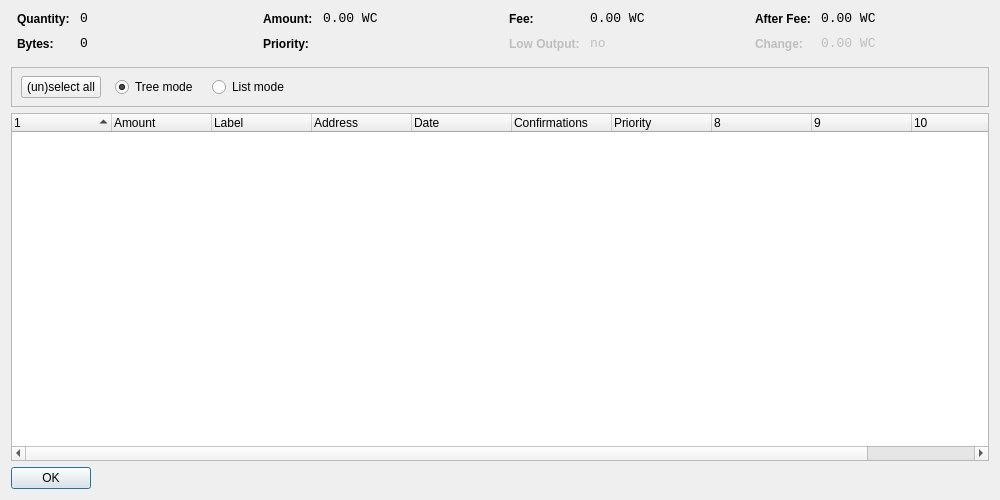
<?xml version="1.0" encoding="UTF-8"?>
<ui version="4.0">
 <class>CoinControlDialog</class>
 <widget class="QDialog" name="CoinControlDialog">
  <property name="geometry">
   <rect>
    <x>0</x>
    <y>0</y>
    <width>1000</width>
    <height>500</height>
   </rect>
  </property>
  <property name="windowTitle">
   <string>Coin Control</string>
  </property>
  <layout class="QVBoxLayout" name="verticalLayout">
   <item>
    <layout class="QHBoxLayout" name="horizontalLayoutTop" stretch="0,0,0,0">
     <property name="topMargin">
      <number>0</number>
     </property>
     <property name="bottomMargin">
      <number>10</number>
     </property>
     <item>
      <layout class="QFormLayout" name="formLayoutCoinControl1">
       <property name="horizontalSpacing">
        <number>10</number>
       </property>
       <property name="verticalSpacing">
        <number>10</number>
       </property>
       <property name="leftMargin">
        <number>6</number>
       </property>
       <property name="rightMargin">
        <number>6</number>
       </property>
       <item row="0" column="0">
        <widget class="QLabel" name="labelCoinControlQuantityText">
         <property name="styleSheet">
          <string notr="true">font-weight:bold;</string>
         </property>
         <property name="text">
          <string>Quantity:</string>
         </property>
        </widget>
       </item>
       <item row="0" column="1">
        <widget class="QLabel" name="labelCoinControlQuantity">
         <property name="font">
          <font>
           <family>Monospace</family>
           <pointsize>10</pointsize>
          </font>
         </property>
         <property name="cursor">
          <cursorShape>IBeamCursor</cursorShape>
         </property>
         <property name="contextMenuPolicy">
          <enum>Qt::ActionsContextMenu</enum>
         </property>
         <property name="text">
          <string notr="true">0</string>
         </property>
         <property name="textInteractionFlags">
          <set>Qt::LinksAccessibleByMouse|Qt::TextSelectableByKeyboard|Qt::TextSelectableByMouse</set>
         </property>
        </widget>
       </item>
       <item row="1" column="0">
        <widget class="QLabel" name="labelCoinControlBytesText">
         <property name="styleSheet">
          <string notr="true">font-weight:bold;</string>
         </property>
         <property name="text">
          <string>Bytes:</string>
         </property>
        </widget>
       </item>
       <item row="1" column="1">
        <widget class="QLabel" name="labelCoinControlBytes">
         <property name="font">
          <font>
           <family>Monospace</family>
           <pointsize>10</pointsize>
          </font>
         </property>
         <property name="cursor">
          <cursorShape>IBeamCursor</cursorShape>
         </property>
         <property name="contextMenuPolicy">
          <enum>Qt::ActionsContextMenu</enum>
         </property>
         <property name="text">
          <string notr="true">0</string>
         </property>
         <property name="textInteractionFlags">
          <set>Qt::LinksAccessibleByMouse|Qt::TextSelectableByKeyboard|Qt::TextSelectableByMouse</set>
         </property>
        </widget>
       </item>
      </layout>
     </item>
     <item>
      <layout class="QFormLayout" name="formLayoutCoinControl2">
       <property name="horizontalSpacing">
        <number>10</number>
       </property>
       <property name="verticalSpacing">
        <number>10</number>
       </property>
       <property name="leftMargin">
        <number>6</number>
       </property>
       <property name="rightMargin">
        <number>6</number>
       </property>
       <item row="0" column="0">
        <widget class="QLabel" name="labelCoinControlAmountText">
         <property name="styleSheet">
          <string notr="true">font-weight:bold;</string>
         </property>
         <property name="text">
          <string>Amount:</string>
         </property>
        </widget>
       </item>
       <item row="0" column="1">
        <widget class="QLabel" name="labelCoinControlAmount">
         <property name="font">
          <font>
           <family>Monospace</family>
           <pointsize>10</pointsize>
          </font>
         </property>
         <property name="cursor">
          <cursorShape>IBeamCursor</cursorShape>
         </property>
         <property name="contextMenuPolicy">
          <enum>Qt::ActionsContextMenu</enum>
         </property>
         <property name="text">
          <string notr="true">0.00 WC</string>
         </property>
         <property name="textInteractionFlags">
          <set>Qt::LinksAccessibleByMouse|Qt::TextSelectableByKeyboard|Qt::TextSelectableByMouse</set>
         </property>
        </widget>
       </item>
       <item row="1" column="0">
        <widget class="QLabel" name="labelCoinControlPriorityText">
         <property name="styleSheet">
          <string notr="true">font-weight:bold;</string>
         </property>
         <property name="text">
          <string>Priority:</string>
         </property>
        </widget>
       </item>
       <item row="1" column="1">
        <widget class="QLabel" name="labelCoinControlPriority">
         <property name="font">
          <font>
           <family>Monospace</family>
           <pointsize>10</pointsize>
          </font>
         </property>
         <property name="cursor">
          <cursorShape>IBeamCursor</cursorShape>
         </property>
         <property name="contextMenuPolicy">
          <enum>Qt::ActionsContextMenu</enum>
         </property>
         <property name="text">
          <string/>
         </property>
         <property name="textInteractionFlags">
          <set>Qt::LinksAccessibleByMouse|Qt::TextSelectableByKeyboard|Qt::TextSelectableByMouse</set>
         </property>
        </widget>
       </item>
      </layout>
     </item>
     <item>
      <layout class="QFormLayout" name="formLayoutCoinControl3">
       <property name="horizontalSpacing">
        <number>10</number>
       </property>
       <property name="verticalSpacing">
        <number>10</number>
       </property>
       <property name="leftMargin">
        <number>6</number>
       </property>
       <property name="rightMargin">
        <number>6</number>
       </property>
       <item row="0" column="0">
        <widget class="QLabel" name="labelCoinControlFeeText">
         <property name="styleSheet">
          <string notr="true">font-weight:bold;</string>
         </property>
         <property name="text">
          <string>Fee:</string>
         </property>
        </widget>
       </item>
       <item row="0" column="1">
        <widget class="QLabel" name="labelCoinControlFee">
         <property name="font">
          <font>
           <family>Monospace</family>
           <pointsize>10</pointsize>
          </font>
         </property>
         <property name="cursor">
          <cursorShape>IBeamCursor</cursorShape>
         </property>
         <property name="contextMenuPolicy">
          <enum>Qt::ActionsContextMenu</enum>
         </property>
         <property name="text">
          <string notr="true">0.00 WC</string>
         </property>
         <property name="textInteractionFlags">
          <set>Qt::LinksAccessibleByMouse|Qt::TextSelectableByKeyboard|Qt::TextSelectableByMouse</set>
         </property>
        </widget>
       </item>
       <item row="1" column="0">
        <widget class="QLabel" name="labelCoinControlLowOutputText">
         <property name="enabled">
          <bool>false</bool>
         </property>
         <property name="styleSheet">
          <string notr="true">font-weight:bold;</string>
         </property>
         <property name="text">
          <string>Low Output:</string>
         </property>
        </widget>
       </item>
       <item row="1" column="1">
        <widget class="QLabel" name="labelCoinControlLowOutput">
         <property name="enabled">
          <bool>false</bool>
         </property>
         <property name="font">
          <font>
           <family>Monospace</family>
           <pointsize>10</pointsize>
          </font>
         </property>
         <property name="cursor">
          <cursorShape>IBeamCursor</cursorShape>
         </property>
         <property name="contextMenuPolicy">
          <enum>Qt::ActionsContextMenu</enum>
         </property>
         <property name="text">
          <string notr="true">no</string>
         </property>
         <property name="textInteractionFlags">
          <set>Qt::LinksAccessibleByMouse|Qt::TextSelectableByKeyboard|Qt::TextSelectableByMouse</set>
         </property>
        </widget>
       </item>
      </layout>
     </item>
     <item>
      <layout class="QFormLayout" name="formLayoutCoinControl4">
       <property name="horizontalSpacing">
        <number>10</number>
       </property>
       <property name="verticalSpacing">
        <number>10</number>
       </property>
       <property name="leftMargin">
        <number>6</number>
       </property>
       <property name="rightMargin">
        <number>6</number>
       </property>
       <item row="0" column="0">
        <widget class="QLabel" name="labelCoinControlAfterFeeText">
         <property name="styleSheet">
          <string notr="true">font-weight:bold;</string>
         </property>
         <property name="text">
          <string>After Fee:</string>
         </property>
        </widget>
       </item>
       <item row="0" column="1">
        <widget class="QLabel" name="labelCoinControlAfterFee">
         <property name="font">
          <font>
           <family>Monospace</family>
           <pointsize>10</pointsize>
          </font>
         </property>
         <property name="cursor">
          <cursorShape>IBeamCursor</cursorShape>
         </property>
         <property name="contextMenuPolicy">
          <enum>Qt::ActionsContextMenu</enum>
         </property>
         <property name="text">
          <string notr="true">0.00 WC</string>
         </property>
         <property name="textInteractionFlags">
          <set>Qt::LinksAccessibleByMouse|Qt::TextSelectableByKeyboard|Qt::TextSelectableByMouse</set>
         </property>
        </widget>
       </item>
       <item row="1" column="0">
        <widget class="QLabel" name="labelCoinControlChangeText">
         <property name="enabled">
          <bool>false</bool>
         </property>
         <property name="styleSheet">
          <string notr="true">font-weight:bold;</string>
         </property>
         <property name="text">
          <string>Change:</string>
         </property>
        </widget>
       </item>
       <item row="1" column="1">
        <widget class="QLabel" name="labelCoinControlChange">
         <property name="enabled">
          <bool>false</bool>
         </property>
         <property name="font">
          <font>
           <family>Monospace</family>
           <pointsize>10</pointsize>
          </font>
         </property>
         <property name="cursor">
          <cursorShape>IBeamCursor</cursorShape>
         </property>
         <property name="contextMenuPolicy">
          <enum>Qt::ActionsContextMenu</enum>
         </property>
         <property name="text">
          <string notr="true">0.00 WC</string>
         </property>
         <property name="textInteractionFlags">
          <set>Qt::LinksAccessibleByMouse|Qt::TextSelectableByKeyboard|Qt::TextSelectableByMouse</set>
         </property>
        </widget>
       </item>
      </layout>
     </item>
    </layout>
   </item>
   <item>
    <widget class="QFrame" name="frame">
     <property name="minimumSize">
      <size>
       <width>0</width>
       <height>40</height>
      </size>
     </property>
     <property name="frameShape">
      <enum>QFrame::StyledPanel</enum>
     </property>
     <property name="frameShadow">
      <enum>QFrame::Sunken</enum>
     </property>
     <widget class="QWidget" name="horizontalLayoutWidget">
      <property name="geometry">
       <rect>
        <x>10</x>
        <y>0</y>
        <width>781</width>
        <height>41</height>
       </rect>
      </property>
      <layout class="QHBoxLayout" name="horizontalLayoutPanel" stretch="0,0,0,0,0">
       <property name="spacing">
        <number>14</number>
       </property>
       <item>
        <widget class="QPushButton" name="pushButtonSelectAll">
         <property name="sizePolicy">
          <sizepolicy hsizetype="Maximum" vsizetype="Fixed">
           <horstretch>0</horstretch>
           <verstretch>0</verstretch>
          </sizepolicy>
         </property>
         <property name="text">
          <string>(un)select all</string>
         </property>
        </widget>
       </item>
       <item>
        <widget class="QRadioButton" name="radioTreeMode">
         <property name="sizePolicy">
          <sizepolicy hsizetype="Maximum" vsizetype="Fixed">
           <horstretch>0</horstretch>
           <verstretch>0</verstretch>
          </sizepolicy>
         </property>
         <property name="text">
          <string>Tree mode</string>
         </property>
         <property name="checked">
          <bool>true</bool>
         </property>
        </widget>
       </item>
       <item>
        <widget class="QRadioButton" name="radioListMode">
         <property name="sizePolicy">
          <sizepolicy hsizetype="Maximum" vsizetype="Fixed">
           <horstretch>0</horstretch>
           <verstretch>0</verstretch>
          </sizepolicy>
         </property>
         <property name="text">
          <string>List mode</string>
         </property>
        </widget>
       </item>
       <item>
        <spacer name="horizontalSpacer">
         <property name="orientation">
          <enum>Qt::Horizontal</enum>
         </property>
         <property name="sizeHint" stdset="0">
          <size>
           <width>40</width>
           <height>20</height>
          </size>
         </property>
        </spacer>
       </item>
      </layout>
     </widget>
    </widget>
   </item>
   <item>
    <widget class="CoinControlTreeWidget" name="treeWidget">
     <property name="contextMenuPolicy">
      <enum>Qt::CustomContextMenu</enum>
     </property>
     <property name="sortingEnabled">
      <bool>false</bool>
     </property>
     <property name="columnCount">
      <number>11</number>
     </property>
     <attribute name="headerShowSortIndicator" stdset="0">
      <bool>true</bool>
     </attribute>
     <attribute name="headerStretchLastSection">
      <bool>false</bool>
     </attribute>
     <column>
      <property name="text">
       <string/>
      </property>
     </column>
     <column>
      <property name="text">
       <string>Amount</string>
      </property>
     </column>
     <column>
      <property name="text">
       <string>Label</string>
      </property>
     </column>
     <column>
      <property name="text">
       <string>Address</string>
      </property>
     </column>
     <column>
      <property name="text">
       <string>Date</string>
      </property>
     </column>
     <column>
      <property name="text">
       <string>Confirmations</string>
      </property>
      <property name="toolTip">
       <string>Confirmed</string>
      </property>
     </column>
     <column>
      <property name="text">
       <string>Priority</string>
      </property>
     </column>
     <column>
      <property name="text">
       <string/>
      </property>
     </column>
     <column>
      <property name="text">
       <string/>
      </property>
     </column>
     <column>
      <property name="text">
       <string/>
      </property>
     </column>
     <column>
      <property name="text">
       <string/>
      </property>
     </column>
    </widget>
   </item>
   <item>
    <widget class="QDialogButtonBox" name="buttonBox">
     <property name="sizePolicy">
      <sizepolicy hsizetype="Maximum" vsizetype="Fixed">
       <horstretch>0</horstretch>
       <verstretch>0</verstretch>
      </sizepolicy>
     </property>
     <property name="orientation">
      <enum>Qt::Horizontal</enum>
     </property>
     <property name="standardButtons">
      <set>QDialogButtonBox::Ok</set>
     </property>
    </widget>
   </item>
  </layout>
 </widget>
 <customwidgets>
  <customwidget>
   <class>CoinControlTreeWidget</class>
   <extends>QTreeWidget</extends>
   <header>coincontroltreewidget.h</header>
  </customwidget>
 </customwidgets>
 <resources/>
 <connections/>
</ui>
